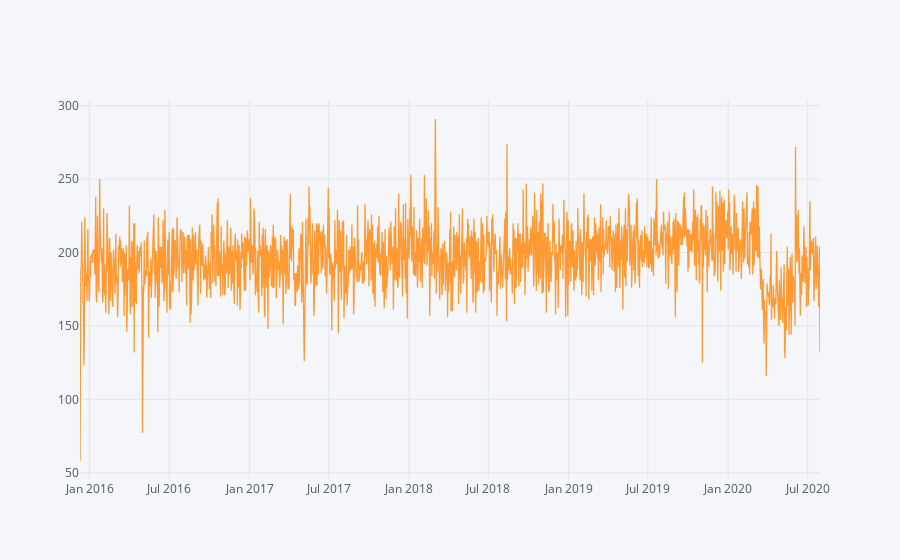

Source (notebook cell):
### Markdown cell above
EMS accounts for most of the calls to 911. Though the Fire Department and Traffic have sharp peaks, EMS is called most consistently. Excluding the peaks, Traffic calls average roughly around 100-150 per day in the date range specified. The Fire Department averages closer to 50 calls daily in the date range specified. EMS, in contrast, averages roughly 200 calls per day in the date range specified.

We also have two noticeable peaks on March 2, 2018 and August 13, 2018.

March 2, 2018 aligns with the Nor'easter as before, whereas the August 13, 2018 peak coincides with <a href='https://www.usatoday.com/story/weather/2018/08/13/pennsylvania-flooding-drenching-rain-wreaks-havoc-across-state/980889002/'>flooding</a> in the area.

### Code cell
df[df['Reason']=='EMS'].groupby('Date').count()['twp'].iplot()

### Figure 1 — Plotly figure (JSON) as saved in the notebook; plotly's stock layout.template omitted (floating-point values rounded to 4 significant figures; data arrays with more than 128 entries replaced by an {"elided": "..."} marker saying what was removed)
{"data": [{"line": {"color": "rgba(255, 153, 51, 1.0)", "dash": "solid", "shape": "linear", "width": 1.3}, "mode": "lines", "name": "twp", "text": "", "type": "scatter", "x": {"elided": "1694 str values"}, "y": {"elided": "1694 int values"}}], "layout": {"legend": {"bgcolor": "#F5F6F9", "font": {"color": "#4D5663"}}, "paper_bgcolor": "#F5F6F9", "plot_bgcolor": "#F5F6F9", "title": {"font": {"color": "#4D5663"}}, "xaxis": {"gridcolor": "#E1E5ED", "showgrid": true, "tickfont": {"color": "#4D5663"}, "title": {"font": {"color": "#4D5663"}, "text": ""}, "zerolinecolor": "#E1E5ED"}, "yaxis": {"gridcolor": "#E1E5ED", "showgrid": true, "tickfont": {"color": "#4D5663"}, "title": {"font": {"color": "#4D5663"}, "text": ""}, "zerolinecolor": "#E1E5ED"}}}
